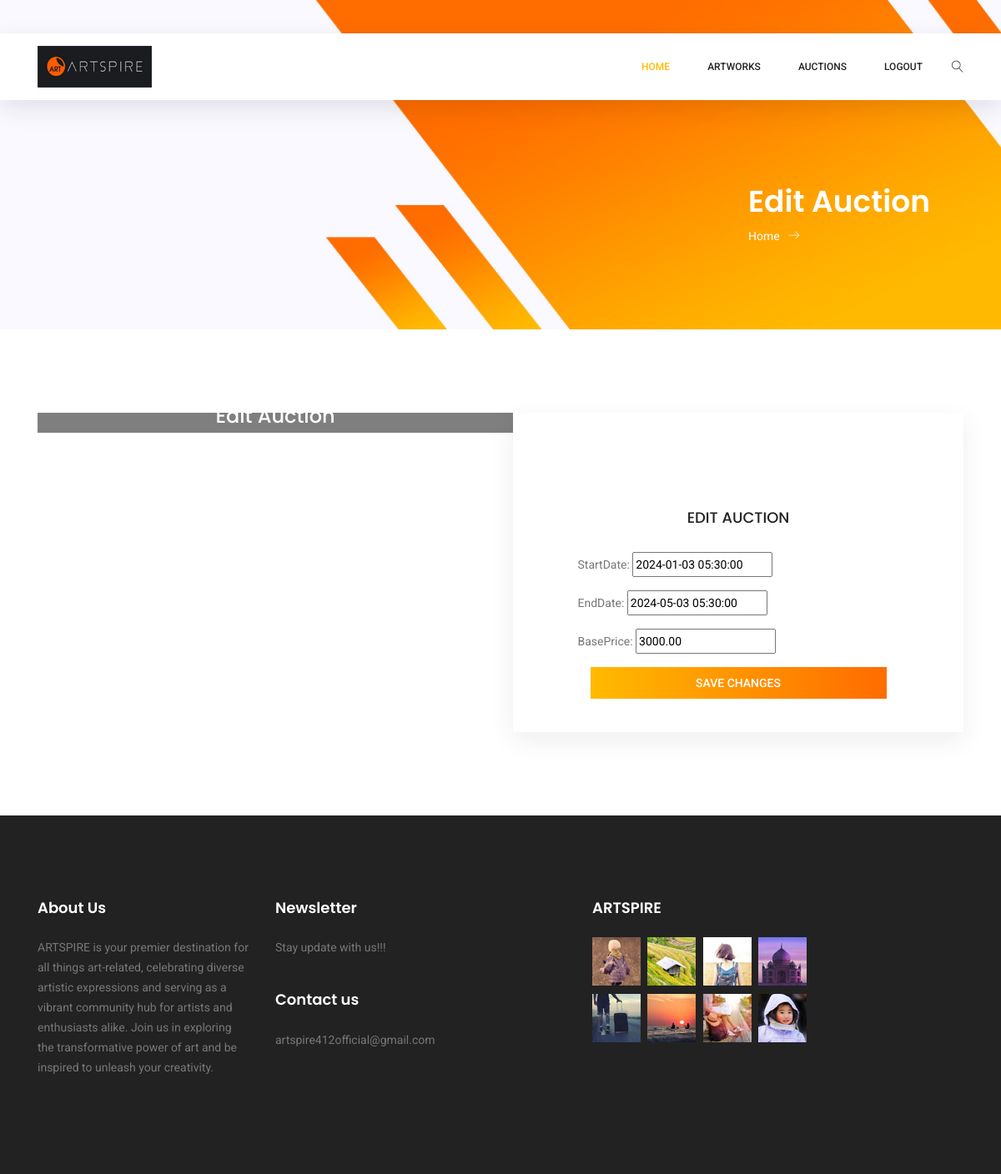
The page /editAuction/1/ (signed in) on the database its author committed.
### Artapp/models.py (models this page shows)
class Auction(models.Model):
    artwork = models.ForeignKey(Artwork, on_delete=models.CASCADE)
    startDate = models.DateTimeField()
    endDate = models.DateTimeField()
    basePrice = models.DecimalField(max_digits=10, decimal_places=2)
    auctionStatus = models.BooleanField()
    winner=models.ForeignKey(Buyer, on_delete=models.CASCADE, null=True)

### ARTSPIRE/views.py (the view)
# urls.py: path('editAuction/<int:id>/', views.EditAuction, name='editAuction'),
def EditAuction(request, id):
    request.session['username']=request.session['username']
    auction = get_object_or_404(Auction, id=id)
    if request.method == 'POST':
        form = AuctionForm(request.POST, instance=auction)
        if form.is_valid():
            form.save()
            return redirect('viewAllAuctions')
    else:
        form = AuctionForm(instance=auction)
    return render(request, 'editAuction.html', {'form': form, 'auction': auction})

### ARTSPIRE/forms.py
class AuctionForm(forms.ModelForm):
    class Meta:
        model = Auction
        fields = ['startDate', 'endDate', 'basePrice']

### templates/editAuction.html (shortened to what this page needs)
{% extends 'masterSeller.html' %}
{% block body %}
		<section class="banner-area organic-breadcrumb">
			<div class="container">
				<div class="breadcrumb-banner d-flex flex-wrap align-items-center justify-content-end">
					<div class="col-first">
						<h1>Edit Auction</h1>
						<nav class="d-flex align-items-center">
							<a href="{% url 'indexSeller' %}">Home<span class="lnr lnr-arrow-right"></span></a>
						</nav>
					</div>
				</div>
			</div>
		</section>
		<section class="login_box_area section_gap">
			<div class="container">
				<div class="row">
					<div class="col-lg-6">
						<div class="login_box_img">
							<div class="hover">
								<h4>Edit Auction</h4>
							</div>
						</div>
					</div>
					<div class="col-lg-6">
						<div class="login_form_inner">
							<h3>Edit Auction</h3>
							<form class="row login_form" action="{% url 'editAuction' id=auction.id %}" method="POST">
                                {{ form.as_p }}
                                <div class="col-md-12 form-group">
                                    <button type="submit" value="submit" class="primary-btn">Save Changes</button>
                                </div>
							</form>
						</div>
					</div>
				</div>
			</div>
		</section>
    {% endblock %}

### rows shown on the page
Auction: startDate "2024-01-03 05:30:00", endDate "2024-05-03 05:30:00", basePrice "3000.00"
